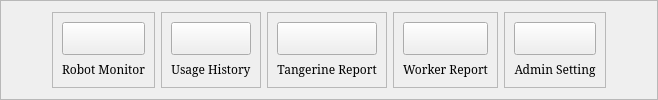
           <widget class="QFrame" name="frame_4">
            <property name="sizePolicy">
             <sizepolicy hsizetype="Preferred" vsizetype="Preferred">
              <horstretch>0</horstretch>
              <verstretch>2</verstretch>
             </sizepolicy>
            </property>
            <property name="frameShape">
             <enum>QFrame::StyledPanel</enum>
            </property>
            <property name="frameShadow">
             <enum>QFrame::Raised</enum>
            </property>
            <layout class="QHBoxLayout" name="horizontalLayout">
             <item>
              <spacer name="horizontalSpacer">
               <property name="orientation">
                <enum>Qt::Horizontal</enum>
               </property>
               <property name="sizeHint" stdset="0">
                <size>
                 <width>40</width>
                 <height>20</height>
                </size>
               </property>
              </spacer>
             </item>
             <item>
              <widget class="QFrame" name="frame_6">
               <property name="frameShape">
                <enum>QFrame::StyledPanel</enum>
               </property>
               <property name="frameShadow">
                <enum>QFrame::Raised</enum>
               </property>
               <layout class="QVBoxLayout" name="verticalLayout_3">
                <item>
                 <widget class="QPushButton" name="pushButton_1">
                  <property name="sizePolicy">
                   <sizepolicy hsizetype="Minimum" vsizetype="MinimumExpanding">
                    <horstretch>0</horstretch>
                    <verstretch>0</verstretch>
                   </sizepolicy>
                  </property>
                  <property name="styleSheet">
                   <string notr="true">
</string>
                  </property>
                  <property name="text">
                   <string/>
                  </property>
                 </widget>
                </item>
                <item>
                 <widget class="QLabel" name="label_2">
                  <property name="enabled">
                   <bool>true</bool>
                  </property>
                  <property name="sizePolicy">
                   <sizepolicy hsizetype="Preferred" vsizetype="Minimum">
                    <horstretch>0</horstretch>
                    <verstretch>0</verstretch>
                   </sizepolicy>
                  </property>
                  <property name="font">
                   <font>
                    <family>Serif</family>
                   </font>
                  </property>
                  <property name="text">
                   <string>Robot Monitor</string>
                  </property>
                  <property name="alignment">
                   <set>Qt::AlignCenter</set>
                  </property>
                 </widget>
                </item>
               </layout>
              </widget>
             </item>
             <item>
              <widget class="QFrame" name="frame_7">
               <property name="frameShape">
                <enum>QFrame::StyledPanel</enum>
               </property>
               <property name="frameShadow">
                <enum>QFrame::Raised</enum>
               </property>
               <layout class="QVBoxLayout" name="verticalLayout_4">
                <item>
                 <widget class="QPushButton" name="pushButton_2">
                  <property name="sizePolicy">
                   <sizepolicy hsizetype="Minimum" vsizetype="MinimumExpanding">
                    <horstretch>0</horstretch>
                    <verstretch>0</verstretch>
                   </sizepolicy>
                  </property>
                  <property name="styleSheet">
                   <string notr="true"/>
                  </property>
                  <property name="text">
                   <string/>
                  </property>
                 </widget>
                </item>
                <item>
                 <widget class="QLabel" name="label_3">
                  <property name="sizePolicy">
                   <sizepolicy hsizetype="Preferred" vsizetype="Minimum">
                    <horstretch>0</horstretch>
                    <verstretch>0</verstretch>
                   </sizepolicy>
                  </property>
                  <property name="font">
                   <font>
                    <family>Serif</family>
                   </font>
                  </property>
                  <property name="text">
                   <string>Usage History</string>
                  </property>
                  <property name="alignment">
                   <set>Qt::AlignCenter</set>
                  </property>
                 </widget>
                </item>
               </layout>
              </widget>
             </item>
             <item>
              <widget class="QFrame" name="frame_8">
               <property name="frameShape">
                <enum>QFrame::StyledPanel</enum>
               </property>
               <property name="frameShadow">
                <enum>QFrame::Raised</enum>
               </property>
               <layout class="QVBoxLayout" name="verticalLayout_5">
                <item>
                 <widget class="QPushButton" name="pushButton_3">
                  <property name="sizePolicy">
                   <sizepolicy hsizetype="Minimum" vsizetype="MinimumExpanding">
                    <horstretch>0</horstretch>
                    <verstretch>0</verstretch>
                   </sizepolicy>
                  </property>
                  <property name="styleSheet">
                   <string notr="true"/>
                  </property>
                  <property name="text">
                   <string/>
                  </property>
                 </widget>
                </item>
                <item>
                 <widget class="QLabel" name="label_4">
                  <property name="sizePolicy">
                   <sizepolicy hsizetype="Preferred" vsizetype="Minimum">
                    <horstretch>0</horstretch>
                    <verstretch>0</verstretch>
                   </sizepolicy>
                  </property>
                  <property name="font">
                   <font>
                    <family>Serif</family>
                   </font>
                  </property>
                  <property name="text">
                   <string>Tangerine Report</string>
                  </property>
                  <property name="alignment">
                   <set>Qt::AlignCenter</set>
                  </property>
                 </widget>
                </item>
               </layout>
              </widget>
             </item>
             <item>
              <widget class="QFrame" name="frame_9">
               <property name="frameShape">
                <enum>QFrame::StyledPanel</enum>
               </property>
               <property name="frameShadow">
                <enum>QFrame::Raised</enum>
               </property>
               <layout class="QVBoxLayout" name="verticalLayout_6">
                <item>
                 <widget class="QPushButton" name="pushButton_4">
                  <property name="sizePolicy">
                   <sizepolicy hsizetype="Minimum" vsizetype="MinimumExpanding">
                    <horstretch>0</horstretch>
                    <verstretch>0</verstretch>
                   </sizepolicy>
                  </property>
                  <property name="styleSheet">
                   <string notr="true"/>
                  </property>
                  <property name="text">
                   <string/>
                  </property>
                 </widget>
                </item>
                <item>
                 <widget class="QLabel" name="label_5">
                  <property name="sizePolicy">
                   <sizepolicy hsizetype="Preferred" vsizetype="Minimum">
                    <horstretch>0</horstretch>
                    <verstretch>0</verstretch>
                   </sizepolicy>
                  </property>
                  <property name="font">
                   <font>
                    <family>Serif</family>
                   </font>
                  </property>
                  <property name="text">
                   <string>Worker Report</string>
                  </property>
                  <property name="alignment">
                   <set>Qt::AlignCenter</set>
                  </property>
                 </widget>
                </item>
               </layout>
              </widget>
             </item>
             <item>
              <widget class="QFrame" name="frame_10">
               <property name="frameShape">
                <enum>QFrame::StyledPanel</enum>
               </property>
               <property name="frameShadow">
                <enum>QFrame::Raised</enum>
               </property>
               <layout class="QVBoxLayout" name="verticalLayout_7">
                <item>
                 <widget class="QPushButton" name="pushButton_5">
                  <property name="sizePolicy">
                   <sizepolicy hsizetype="Minimum" vsizetype="MinimumExpanding">
                    <horstretch>0</horstretch>
                    <verstretch>0</verstretch>
                   </sizepolicy>
                  </property>
                  <property name="styleSheet">
                   <string notr="true"/>
                  </property>
                  <property name="text">
                   <string/>
                  </property>
                 </widget>
                </item>
                <item>
                 <widget class="QLabel" name="label_6">
                  <property name="sizePolicy">
                   <sizepolicy hsizetype="Preferred" vsizetype="Minimum">
                    <horstretch>0</horstretch>
                    <verstretch>0</verstretch>
                   </sizepolicy>
                  </property>
                  <property name="font">
                   <font>
                    <family>Serif</family>
                   </font>
                  </property>
                  <property name="text">
                   <string>Admin Setting</string>
                  </property>
                  <property name="alignment">
                   <set>Qt::AlignCenter</set>
                  </property>
                 </widget>
                </item>
               </layout>
              </widget>
             </item>
             <item>
              <spacer name="horizontalSpacer_2">
               <property name="orientation">
                <enum>Qt::Horizontal</enum>
               </property>
               <property name="sizeHint" stdset="0">
                <size>
                 <width>40</width>
                 <height>20</height>
                </size>
               </property>
              </spacer>
             </item>
            </layout>
           </widget>
